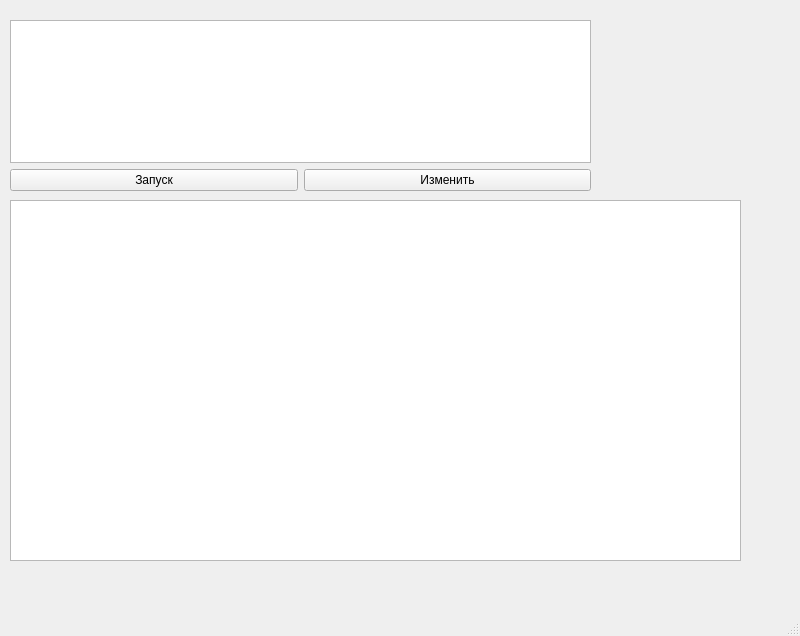
<?xml version="1.0" encoding="UTF-8"?>
<ui version="4.0">
 <class>MainWindow</class>
 <widget class="QMainWindow" name="MainWindow">
  <property name="geometry">
   <rect>
    <x>0</x>
    <y>0</y>
    <width>800</width>
    <height>636</height>
   </rect>
  </property>
  <property name="windowTitle">
   <string>MainWindow</string>
  </property>
  <widget class="QWidget" name="centralwidget">
   <widget class="QWidget" name="verticalLayoutWidget">
    <property name="geometry">
     <rect>
      <x>10</x>
      <y>20</y>
      <width>581</width>
      <height>171</height>
     </rect>
    </property>
    <layout class="QVBoxLayout" name="verticalLayout">
     <item>
      <widget class="QTextEdit" name="textEdit"/>
     </item>
     <item>
      <layout class="QHBoxLayout" name="horizontalLayout">
       <item>
        <widget class="QPushButton" name="pushButton">
         <property name="text">
          <string>Запуск</string>
         </property>
        </widget>
       </item>
       <item>
        <widget class="QPushButton" name="saveButton">
         <property name="text">
          <string>Изменить</string>
         </property>
        </widget>
       </item>
      </layout>
     </item>
    </layout>
   </widget>
   <widget class="QTableWidget" name="tableWidget">
    <property name="geometry">
     <rect>
      <x>10</x>
      <y>200</y>
      <width>731</width>
      <height>361</height>
     </rect>
    </property>
   </widget>
  </widget>
  <widget class="QMenuBar" name="menubar">
   <property name="geometry">
    <rect>
     <x>0</x>
     <y>0</y>
     <width>800</width>
     <height>26</height>
    </rect>
   </property>
  </widget>
  <widget class="QStatusBar" name="statusbar"/>
 </widget>
 <resources/>
 <connections/>
</ui>
